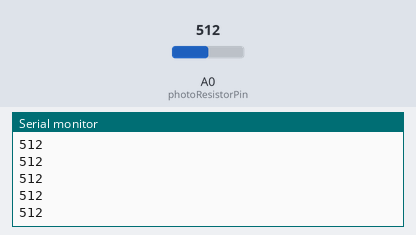
Recording of a sketch running on a simulated Arduino Uno, built with avr-gcc and run on an emulated ATmega328P. Parts: the last lines printed to the serial monitor. Inputs (shaded band) come from the test bench; at power-on: A0 (photoResistorPin) = 512.

Above: at 1.2 s.
1.3 s: A0 (photoResistorPin) set to 716
At 2.4 s:
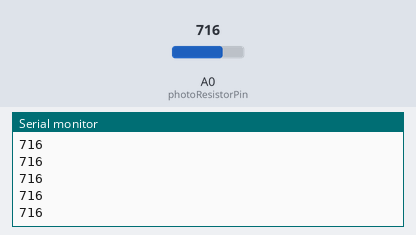
2.8 s: A0 (photoResistorPin) set to 900
At 3.6 s:
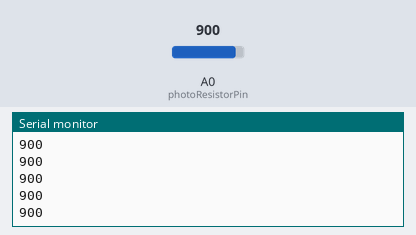
Timing chart, 0 to 5.8 s (numbered marks = the images above; inputs shaded):
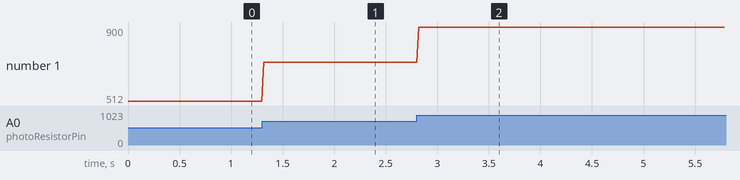

The sketch:

Photoresistor_Serial.ino
```cpp
// Photoresistor_Serial.ino
//
// Purpose:A simple program to print out
// the value of a photoresistor
//
// @author Prince Balabis


// Photoresistor pin
int photoResistorPin = 0;

void setup()
{
  Serial.begin(9600); // Start Serial
}

void loop()
{
  // Print out the analog value of the photoresistor
  Serial.println(analogRead(photoResistorPin));
  delay(20);
}
```

Measured:
- after the input at 1.3 s, the serial monitor: prints a new line at once (image 1)
- after the input at 2.8 s, the serial monitor: prints a new line at once (image 2)
- plotted number 1: 512 → 716 after the input at 1.3 s, 716 → 900 after the input at 2.8 s
